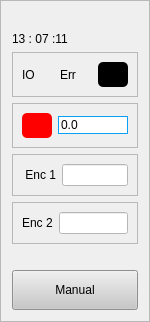
              <widget class="QFrame" name="frame_15">
               <property name="minimumSize">
                <size>
                 <width>0</width>
                 <height>0</height>
                </size>
               </property>
               <property name="maximumSize">
                <size>
                 <width>150</width>
                 <height>16777215</height>
                </size>
               </property>
               <property name="frameShape">
                <enum>QFrame::StyledPanel</enum>
               </property>
               <property name="frameShadow">
                <enum>QFrame::Raised</enum>
               </property>
               <layout class="QVBoxLayout" name="verticalLayout_12">
                <item>
                 <widget class="QPushButton" name="usb">
                  <property name="maximumSize">
                   <size>
                    <width>100</width>
                    <height>100</height>
                   </size>
                  </property>
                  <property name="styleSheet">
                   <string notr="true">border-color: rgb(85, 255, 127);
border-radius: 10px;</string>
                  </property>
                  <property name="text">
                   <string/>
                  </property>
                  <property name="iconSize">
                   <size>
                    <width>50</width>
                    <height>50</height>
                   </size>
                  </property>
                 </widget>
                </item>
                <item>
                 <widget class="QLabel" name="label_42">
                  <property name="styleSheet">
                   <string notr="true">font: 75 11pt &quot;MS Shell Dlg 2&quot;;</string>
                  </property>
                  <property name="text">
                   <string>13 : 07 :11</string>
                  </property>
                 </widget>
                </item>
                <item>
                 <widget class="QFrame" name="frame_103">
                  <property name="frameShape">
                   <enum>QFrame::StyledPanel</enum>
                  </property>
                  <property name="frameShadow">
                   <enum>QFrame::Raised</enum>
                  </property>
                  <layout class="QHBoxLayout" name="horizontalLayout_76">
                   <item>
                    <widget class="QLabel" name="label_22">
                     <property name="text">
                      <string>IO</string>
                     </property>
                    </widget>
                   </item>
                   <item>
                    <widget class="QLabel" name="label_23">
                     <property name="text">
                      <string>Err</string>
                     </property>
                    </widget>
                   </item>
                   <item>
                    <widget class="QPushButton" name="pushButton_87">
                     <property name="minimumSize">
                      <size>
                       <width>0</width>
                       <height>25</height>
                      </size>
                     </property>
                     <property name="maximumSize">
                      <size>
                       <width>30</width>
                       <height>16777215</height>
                      </size>
                     </property>
                     <property name="styleSheet">
                      <string notr="true">background-color: rgb(0, 0, 0);

border-radius: 5px;</string>
                     </property>
                     <property name="text">
                      <string/>
                     </property>
                    </widget>
                   </item>
                  </layout>
                 </widget>
                </item>
                <item>
                 <widget class="QFrame" name="frame_104">
                  <property name="frameShape">
                   <enum>QFrame::StyledPanel</enum>
                  </property>
                  <property name="frameShadow">
                   <enum>QFrame::Raised</enum>
                  </property>
                  <layout class="QHBoxLayout" name="horizontalLayout_77">
                   <item>
                    <widget class="QPushButton" name="pushButton_88">
                     <property name="minimumSize">
                      <size>
                       <width>0</width>
                       <height>25</height>
                      </size>
                     </property>
                     <property name="maximumSize">
                      <size>
                       <width>30</width>
                       <height>16777215</height>
                      </size>
                     </property>
                     <property name="styleSheet">
                      <string notr="true">background-color: rgb(0, 0, 0);
background-color: rgb(255, 0, 0);
border-radius: 5px;</string>
                     </property>
                     <property name="text">
                      <string/>
                     </property>
                    </widget>
                   </item>
                   <item>
                    <widget class="QLineEdit" name="lineEdit_105">
                     <property name="maximumSize">
                      <size>
                       <width>100</width>
                       <height>16777215</height>
                      </size>
                     </property>
                     <property name="styleSheet">
                      <string notr="true">border: 1px solid  rgb(5, 161, 245); 
background-color: rgb(255, 255, 255);</string>
                     </property>
                     <property name="text">
                      <string>0.0</string>
                     </property>
                     <property name="readOnly">
                      <bool>true</bool>
                     </property>
                    </widget>
                   </item>
                  </layout>
                 </widget>
                </item>
                <item>
                 <widget class="QFrame" name="frame_19">
                  <property name="frameShape">
                   <enum>QFrame::StyledPanel</enum>
                  </property>
                  <property name="frameShadow">
                   <enum>QFrame::Raised</enum>
                  </property>
                  <layout class="QHBoxLayout" name="horizontalLayout_3">
                   <item>
                    <widget class="QLabel" name="label_2">
                     <property name="text">
                      <string> Enc 1</string>
                     </property>
                    </widget>
                   </item>
                   <item>
                    <widget class="QLineEdit" name="lineEdit_3">
                     <property name="minimumSize">
                      <size>
                       <width>40</width>
                       <height>0</height>
                      </size>
                     </property>
                     <property name="styleSheet">
                      <string notr="true">background-color: rgb(255, 255, 255);</string>
                     </property>
                     <property name="readOnly">
                      <bool>true</bool>
                     </property>
                    </widget>
                   </item>
                  </layout>
                 </widget>
                </item>
                <item>
                 <widget class="QFrame" name="frame_16">
                  <property name="frameShape">
                   <enum>QFrame::StyledPanel</enum>
                  </property>
                  <property name="frameShadow">
                   <enum>QFrame::Raised</enum>
                  </property>
                  <layout class="QHBoxLayout" name="horizontalLayout_2">
                   <item>
                    <widget class="QLabel" name="label">
                     <property name="text">
                      <string>Enc 2</string>
                     </property>
                    </widget>
                   </item>
                   <item>
                    <widget class="QLineEdit" name="lineEdit_2">
                     <property name="minimumSize">
                      <size>
                       <width>42</width>
                       <height>0</height>
                      </size>
                     </property>
                     <property name="styleSheet">
                      <string notr="true">background-color: rgb(255, 255, 255);</string>
                     </property>
                     <property name="readOnly">
                      <bool>true</bool>
                     </property>
                    </widget>
                   </item>
                  </layout>
                 </widget>
                </item>
                <item>
                 <widget class="QPushButton" name="person">
                  <property name="maximumSize">
                   <size>
                    <width>100</width>
                    <height>100</height>
                   </size>
                  </property>
                  <property name="styleSheet">
                   <string notr="true">border-color: rgb(85, 255, 127);
border-radius: 10px;</string>
                  </property>
                  <property name="text">
                   <string/>
                  </property>
                  <property name="iconSize">
                   <size>
                    <width>100</width>
                    <height>100</height>
                   </size>
                  </property>
                 </widget>
                </item>
                <item>
                 <widget class="QPushButton" name="manual">
                  <property name="minimumSize">
                   <size>
                    <width>0</width>
                    <height>40</height>
                   </size>
                  </property>
                  <property name="styleSheet">
                   <string notr="true">background-color: rgb(200, 200, 200);</string>
                  </property>
                  <property name="text">
                   <string>Manual</string>
                  </property>
                 </widget>
                </item>
               </layout>
              </widget>
